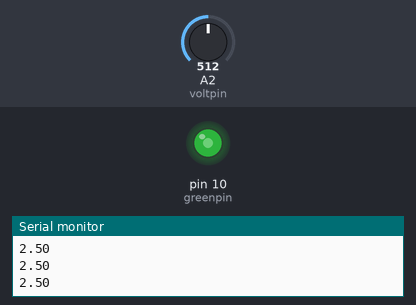
The sketch below on a simulated Arduino Uno, built with avr-gcc and run on an emulated ATmega328P. Shown: output pins drawn as LEDs (lit = HIGH), the last lines printed to the serial monitor. The inputs (shaded band) are chosen by the test bench; at power-on: A2 (voltpin) = 512.

Above: at 1.2 s.
1.3 s: A2 (voltpin) set to 716
At 2.5 s:
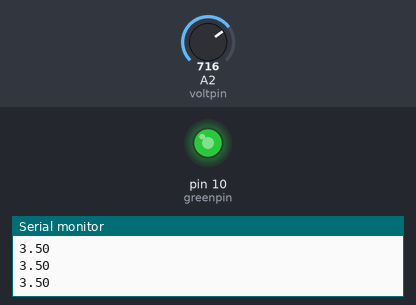
2.8 s: A2 (voltpin) set to 900
At 3.5 s:
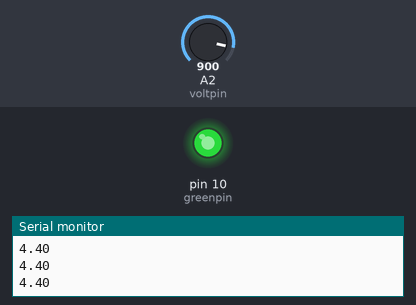
4.3 s: A2 (voltpin) set to 122
At 4.6 s:
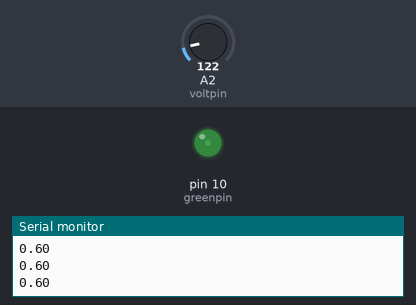
5.8 s: A2 (voltpin) set to 0
At 7.0 s:
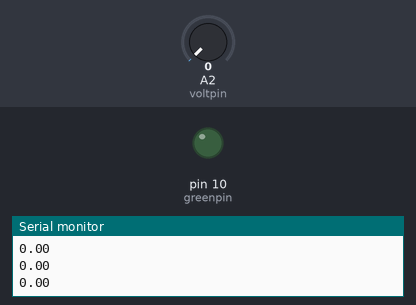
7.3 s: A2 (voltpin) set to 511
At 8.1 s:
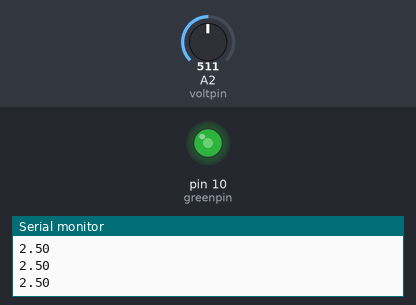
Timing chart, 0 to 9.8 s (numbered marks = the images above; inputs shaded):
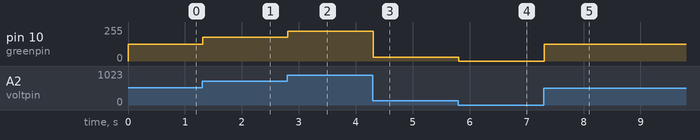

Measured:
- after the input at 1.3 s, pin 10 (greenpin): 127/255 → 178/255 at once
- after the input at 2.8 s, pin 10 (greenpin): 178/255 → 224/255 at once
- after the input at 4.3 s, pin 10 (greenpin): 224/255 → 30/255 at once
- after the input at 5.8 s, pin 10 (greenpin): 30/255 → 0/255 at once
- after the input at 7.3 s, pin 10 (greenpin): 0/255 → 127/255 at once

The sketch:

LEDDimmer.ino
```cpp
#include "arduino_secrets.h"

int greenpin = 10;
int voltpin = A2;
int readVal;
float v2;
float dim;


void setup() {
  // put your setup code here, to run once:

  pinMode(greenpin, OUTPUT);
  pinMode(voltpin, INPUT);
  Serial.begin(9600);
}

void loop() {
  readVal = analogRead(voltpin);
  v2 = (5./1023.) * readVal;
  Serial.println(v2);
  dim = v2 * 51;

  analogWrite(greenpin, dim);


  // put your main code here, to run repeatedly:

}
```

arduino_secrets.h
```cpp

```
